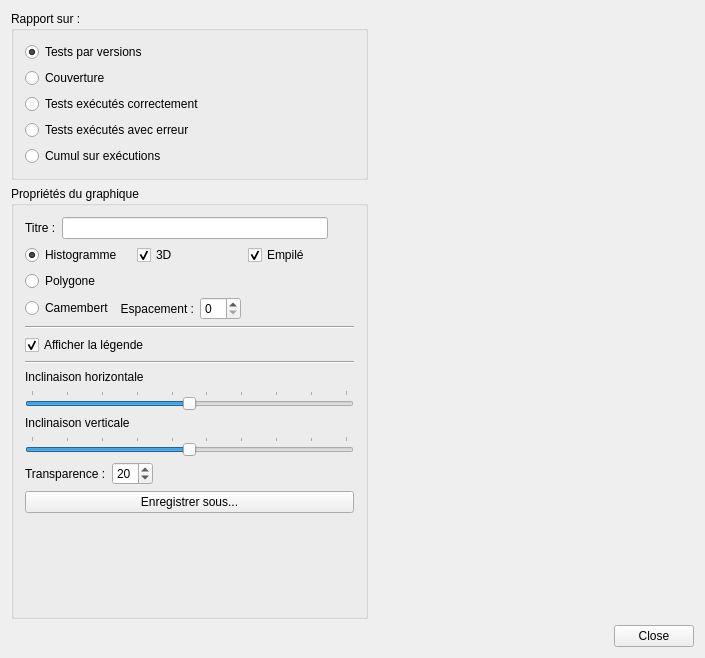
<?xml version="1.0" encoding="UTF-8"?>
<ui version="4.0">
 <class>Form_Executions_Reports</class>
 <widget class="QWidget" name="Form_Executions_Reports">
  <property name="geometry">
   <rect>
    <x>0</x>
    <y>0</y>
    <width>705</width>
    <height>658</height>
   </rect>
  </property>
  <property name="windowTitle">
   <string>Form_Executions_Reports</string>
  </property>
  <layout class="QGridLayout" name="gridLayout">
   <item row="0" column="0">
    <layout class="QVBoxLayout" name="verticalLayout">
     <item>
      <layout class="QHBoxLayout" name="horizontalLayout">
       <item>
        <layout class="QGridLayout" name="gridLayout_2">
         <item row="1" column="0">
          <widget class="QGroupBox" name="groupBox">
           <property name="title">
            <string>Propriétés du graphique</string>
           </property>
           <layout class="QGridLayout" name="gridLayout_4">
            <item row="0" column="0">
             <layout class="QHBoxLayout" name="horizontalLayout_2">
              <item>
               <widget class="QLabel" name="label_3">
                <property name="text">
                 <string>Titre :</string>
                </property>
               </widget>
              </item>
              <item>
               <widget class="QLineEdit" name="graph_title"/>
              </item>
              <item>
               <widget class="QPushButton" name="title_color_button">
                <property name="sizePolicy">
                 <sizepolicy hsizetype="Fixed" vsizetype="Fixed">
                  <horstretch>0</horstretch>
                  <verstretch>0</verstretch>
                 </sizepolicy>
                </property>
                <property name="maximumSize">
                 <size>
                  <width>20</width>
                  <height>20</height>
                 </size>
                </property>
                <property name="flat">
                 <bool>true</bool>
                </property>
               </widget>
              </item>
             </layout>
            </item>
            <item row="1" column="0">
             <layout class="QHBoxLayout" name="horizontalLayout_3">
              <item>
               <widget class="QRadioButton" name="radio_histogramme">
                <property name="text">
                 <string>Histogramme</string>
                </property>
                <property name="checked">
                 <bool>true</bool>
                </property>
                <attribute name="buttonGroup">
                 <string>buttonGroup_2</string>
                </attribute>
               </widget>
              </item>
              <item>
               <widget class="QCheckBox" name="raised">
                <property name="text">
                 <string>3D</string>
                </property>
                <property name="checked">
                 <bool>true</bool>
                </property>
               </widget>
              </item>
              <item>
               <widget class="QCheckBox" name="stack">
                <property name="text">
                 <string>Empilé</string>
                </property>
                <property name="checked">
                 <bool>true</bool>
                </property>
               </widget>
              </item>
             </layout>
            </item>
            <item row="2" column="0">
             <widget class="QRadioButton" name="radio_polygone">
              <property name="text">
               <string>Polygone</string>
              </property>
              <attribute name="buttonGroup">
               <string>buttonGroup_2</string>
              </attribute>
             </widget>
            </item>
            <item row="3" column="0">
             <layout class="QHBoxLayout" name="horizontalLayout_4">
              <item>
               <widget class="QRadioButton" name="radio_pie">
                <property name="text">
                 <string>Camembert</string>
                </property>
                <attribute name="buttonGroup">
                 <string>buttonGroup_2</string>
                </attribute>
               </widget>
              </item>
              <item>
               <widget class="QLabel" name="label_4">
                <property name="text">
                 <string>Espacement :</string>
                </property>
                <property name="alignment">
                 <set>Qt::AlignRight|Qt::AlignTrailing|Qt::AlignVCenter</set>
                </property>
               </widget>
              </item>
              <item>
               <widget class="QSpinBox" name="cheese_portions_space"/>
              </item>
              <item>
               <spacer name="horizontalSpacer_2">
                <property name="orientation">
                 <enum>Qt::Horizontal</enum>
                </property>
                <property name="sizeHint" stdset="0">
                 <size>
                  <width>40</width>
                  <height>20</height>
                 </size>
                </property>
               </spacer>
              </item>
             </layout>
            </item>
            <item row="4" column="0">
             <widget class="Line" name="line">
              <property name="orientation">
               <enum>Qt::Horizontal</enum>
              </property>
             </widget>
            </item>
            <item row="5" column="0">
             <widget class="QCheckBox" name="show_legend">
              <property name="text">
               <string>Afficher la légende</string>
              </property>
              <property name="checked">
               <bool>true</bool>
              </property>
             </widget>
            </item>
            <item row="6" column="0">
             <widget class="Line" name="line_2">
              <property name="orientation">
               <enum>Qt::Horizontal</enum>
              </property>
             </widget>
            </item>
            <item row="7" column="0">
             <widget class="QLabel" name="label">
              <property name="text">
               <string>Inclinaison horizontale</string>
              </property>
             </widget>
            </item>
            <item row="8" column="0">
             <widget class="QSlider" name="inclinaison_X">
              <property name="maximum">
               <number>90</number>
              </property>
              <property name="value">
               <number>45</number>
              </property>
              <property name="orientation">
               <enum>Qt::Horizontal</enum>
              </property>
              <property name="tickPosition">
               <enum>QSlider::TicksAbove</enum>
              </property>
              <property name="tickInterval">
               <number>10</number>
              </property>
             </widget>
            </item>
            <item row="9" column="0">
             <widget class="QLabel" name="label_2">
              <property name="text">
               <string>Inclinaison verticale</string>
              </property>
             </widget>
            </item>
            <item row="10" column="0">
             <widget class="QSlider" name="inclinaison_Y">
              <property name="maximum">
               <number>90</number>
              </property>
              <property name="value">
               <number>45</number>
              </property>
              <property name="orientation">
               <enum>Qt::Horizontal</enum>
              </property>
              <property name="tickPosition">
               <enum>QSlider::TicksAbove</enum>
              </property>
              <property name="tickInterval">
               <number>10</number>
              </property>
             </widget>
            </item>
            <item row="11" column="0">
             <layout class="QHBoxLayout" name="horizontalLayout_5">
              <item>
               <widget class="QLabel" name="label_5">
                <property name="text">
                 <string>Transparence :</string>
                </property>
               </widget>
              </item>
              <item>
               <widget class="QSpinBox" name="transparency">
                <property name="value">
                 <number>20</number>
                </property>
               </widget>
              </item>
              <item>
               <spacer name="horizontalSpacer">
                <property name="orientation">
                 <enum>Qt::Horizontal</enum>
                </property>
                <property name="sizeHint" stdset="0">
                 <size>
                  <width>40</width>
                  <height>20</height>
                 </size>
                </property>
               </spacer>
              </item>
             </layout>
            </item>
            <item row="12" column="0">
             <widget class="QPushButton" name="save_button">
              <property name="text">
               <string>Enregistrer sous...</string>
              </property>
             </widget>
            </item>
            <item row="13" column="0">
             <spacer name="verticalSpacer">
              <property name="orientation">
               <enum>Qt::Vertical</enum>
              </property>
              <property name="sizeHint" stdset="0">
               <size>
                <width>20</width>
                <height>17</height>
               </size>
              </property>
             </spacer>
            </item>
           </layout>
          </widget>
         </item>
         <item row="0" column="0">
          <widget class="QGroupBox" name="groupBox_2">
           <property name="title">
            <string>Rapport sur :</string>
           </property>
           <layout class="QGridLayout" name="gridLayout_5">
            <item row="0" column="0">
             <widget class="QRadioButton" name="tests_by_projects">
              <property name="text">
               <string>Tests par versions</string>
              </property>
              <property name="checked">
               <bool>true</bool>
              </property>
              <attribute name="buttonGroup">
               <string>buttonGroup</string>
              </attribute>
             </widget>
            </item>
            <item row="1" column="0">
             <widget class="QRadioButton" name="tests_executions_by_projects">
              <property name="text">
               <string>Couverture</string>
              </property>
              <attribute name="buttonGroup">
               <string>buttonGroup</string>
              </attribute>
             </widget>
            </item>
            <item row="2" column="0">
             <widget class="QRadioButton" name="tests_executions_ok_by_projects">
              <property name="text">
               <string>Tests exécutés correctement</string>
              </property>
              <attribute name="buttonGroup">
               <string>buttonGroup</string>
              </attribute>
             </widget>
            </item>
            <item row="3" column="0">
             <widget class="QRadioButton" name="tests_executions_ko_by_projects">
              <property name="text">
               <string>Tests exécutés avec erreur</string>
              </property>
              <attribute name="buttonGroup">
               <string>buttonGroup</string>
              </attribute>
             </widget>
            </item>
            <item row="4" column="0">
             <widget class="QRadioButton" name="all_tests_executions_by_projects">
              <property name="text">
               <string>Cumul sur exécutions</string>
              </property>
              <attribute name="buttonGroup">
               <string>buttonGroup</string>
              </attribute>
             </widget>
            </item>
           </layout>
          </widget>
         </item>
        </layout>
       </item>
       <item>
        <layout class="QVBoxLayout" name="verticalLayout_2">
         <item>
          <widget class="QLabel" name="pixmap">
           <property name="sizePolicy">
            <sizepolicy hsizetype="Preferred" vsizetype="Preferred">
             <horstretch>0</horstretch>
             <verstretch>0</verstretch>
            </sizepolicy>
           </property>
           <property name="minimumSize">
            <size>
             <width>320</width>
             <height>240</height>
            </size>
           </property>
           <property name="maximumSize">
            <size>
             <width>1280</width>
             <height>960</height>
            </size>
           </property>
           <property name="sizeIncrement">
            <size>
             <width>4</width>
             <height>3</height>
            </size>
           </property>
           <property name="baseSize">
            <size>
             <width>640</width>
             <height>480</height>
            </size>
           </property>
           <property name="scaledContents">
            <bool>true</bool>
           </property>
          </widget>
         </item>
         <item>
          <spacer name="verticalSpacer_2">
           <property name="orientation">
            <enum>Qt::Vertical</enum>
           </property>
           <property name="sizeHint" stdset="0">
            <size>
             <width>20</width>
             <height>40</height>
            </size>
           </property>
          </spacer>
         </item>
        </layout>
       </item>
      </layout>
     </item>
     <item>
      <widget class="QDialogButtonBox" name="buttonBox">
       <property name="standardButtons">
        <set>QDialogButtonBox::Close</set>
       </property>
      </widget>
     </item>
    </layout>
   </item>
  </layout>
 </widget>
 <layoutdefault spacing="6" margin="11"/>
 <resources/>
 <connections/>
 <buttongroups>
  <buttongroup name="buttonGroup_2"/>
  <buttongroup name="buttonGroup"/>
 </buttongroups>
</ui>
